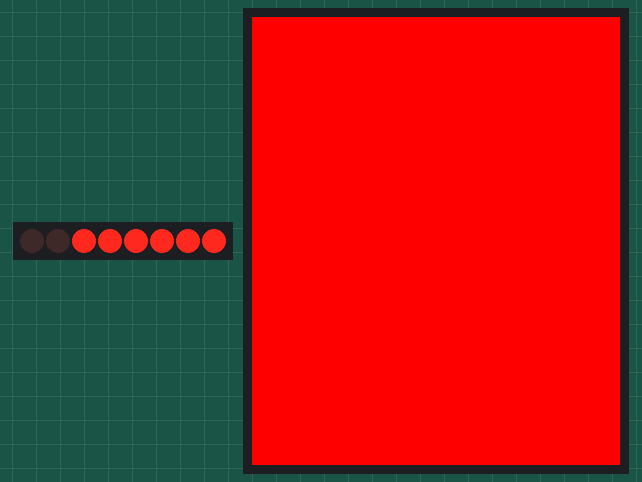
Recording of a sketch running on a simulated ESP32-S3. Shown: 8 port-expander outputs drawn as a row of LEDs (first output left, lit = HIGH), 368×448 colour display. Wiring (inferred from the names in the program): PCF8574 port expander at I2C address 0x20. Wiring (inferred from the signals the program sends): row of LEDs: on Q0, Q1, Q2, Q3, Q4, Q5, Q6, Q7. What the sketch prints to the serial monitor is not drawn.

Above: at 2.3 s.
At 3.4 s:
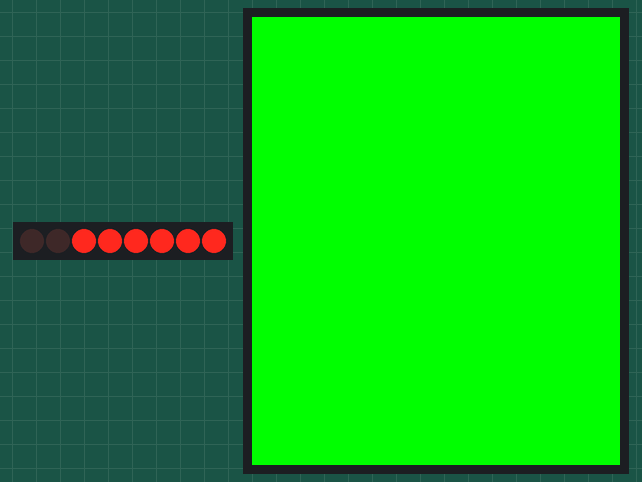
At 4.6 s:
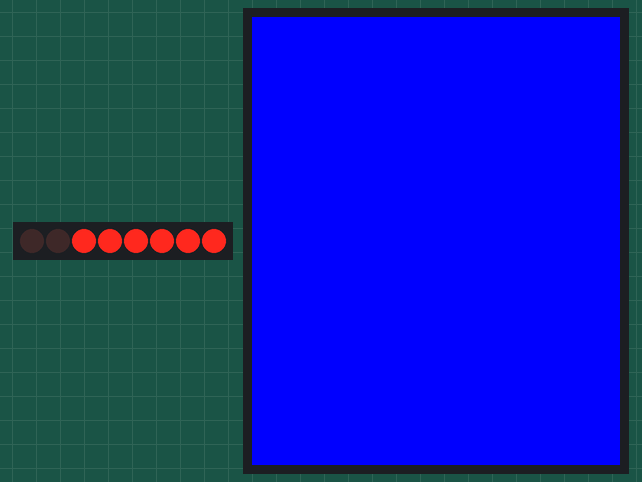
At 5.9 s:
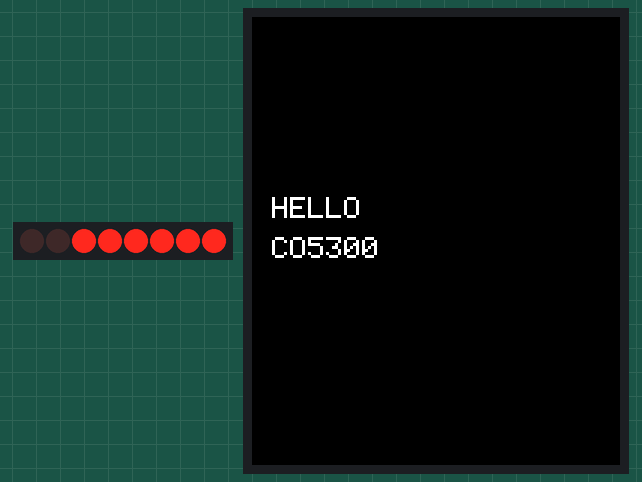
Timing chart, 0 to 7.4 s (numbered marks = the images above):
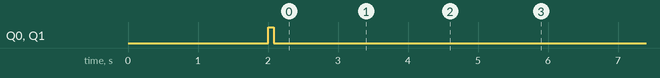

Measured:
- what the display in image 0 shows lasts 1.2 s, from 2.2 s to 3.4 s

The sketch:

DisplayTest.ino
```cpp
/*
  DisplayTest for Waveshare ESP32-S3-Touch-AMOLED-1.8 (CO5300, 368x448, QSPI)

  Key facts from board schematic (board.rs):
    - Display controller: CO5300 (not ST7789, not SH8601)
    - Interface: QSPI  SCK=11, D0=4, D1=5, D2=6, D3=7, CS=12
    - LCD Reset + DSI_PWR_EN controlled via TCA9554 I2C expander (addr 0x20)
    - I2C bus: SDA=15, SCL=14
    - GPIO 46 = audio PA power — must stay LOW, do not touch

  Library (Library Manager): GFX Library for Arduino (Moon On Our Nation)
  Board: ESP32S3 Dev Module, USB CDC on Boot: Enabled
*/

#include <Wire.h>
#include <Arduino_GFX_Library.h>

// QSPI pins
#define LCD_CS    12
#define LCD_SCK   11
#define LCD_D0     4
#define LCD_D1     5
#define LCD_D2     6
#define LCD_D3     7

// I2C
#define I2C_SDA   15
#define I2C_SCL   14

// TCA9554 I2C expander (addr 0x20) — controls LCD_RST, DSI_PWR_EN, TP_RST
#define TCA9554_ADDR  0x20
#define TCA9554_OUT   0x01   // Output Port register
#define TCA9554_CFG   0x03   // Configuration register (0=output)
#define PIN_LCD_RST   0      // expander bit 0
#define PIN_PWR_EN    1      // expander bit 1
#define PIN_TP_RST    2      // expander bit 2

uint8_t expanderState = 0x00;

void expanderWrite(uint8_t reg, uint8_t val) {
  Wire.beginTransmission(TCA9554_ADDR);
  Wire.write(reg);
  Wire.write(val);
  Wire.endTransmission();
}

void expanderSetBit(uint8_t bit, bool high) {
  if (high) expanderState |=  (1 << bit);
  else      expanderState &= ~(1 << bit);
  expanderWrite(TCA9554_OUT, expanderState);
}

Arduino_DataBus *bus = nullptr;
Arduino_GFX    *gfx = nullptr;

void setup() {
  Serial.begin(115200);
  delay(2000);
  Serial.println("\n=== DisplayTest CO5300 ===");

  // I2C for TCA9554
  Wire.begin(I2C_SDA, I2C_SCL);
  Wire.setClock(400000);
  Serial.println("I2C init done");

  // TCA9554: all pins as outputs
  expanderWrite(TCA9554_CFG, 0x00);
  expanderWrite(TCA9554_OUT, 0x00);  // everything low
  delay(20);

  // Power on display
  expanderSetBit(PIN_PWR_EN, true);
  delay(20);
  Serial.println("DSI_PWR_EN HIGH");

  // Reset LCD
  expanderSetBit(PIN_LCD_RST, false);
  delay(20);
  expanderSetBit(PIN_LCD_RST, true);
  delay(20);
  Serial.println("LCD reset done");

  // QSPI + CO5300 (reset already done via expander, pass -1)
  bus = new Arduino_ESP32QSPI(LCD_CS, LCD_SCK, LCD_D0, LCD_D1, LCD_D2, LCD_D3);
  gfx = new Arduino_CO5300(bus, GFX_NOT_DEFINED /* rst */, 0, 368, 448);

  Serial.print("gfx->begin(80MHz)... ");
  if (!gfx->begin(80000000)) {
    Serial.println("FAILED");
  } else {
    Serial.println("OK");
  }

  Serial.print("fillScreen RED... ");
  gfx->fillScreen(0xF800);
  Serial.println("done");
  delay(1000);

  Serial.print("fillScreen GREEN... ");
  gfx->fillScreen(0x07E0);
  Serial.println("done");
  delay(1000);

  Serial.print("fillScreen BLUE... ");
  gfx->fillScreen(0x001F);
  Serial.println("done");
  delay(1000);

  gfx->fillScreen(0x0000);
  gfx->setTextColor(0xFFFF);
  gfx->setTextSize(3);
  gfx->setCursor(20, 180);
  gfx->println("HELLO");
  gfx->setCursor(20, 220);
  gfx->println("CO5300");
  Serial.println("Text drawn. Done.");
}

void loop() {
  delay(5000);
  Serial.println("Running...");
}
```
